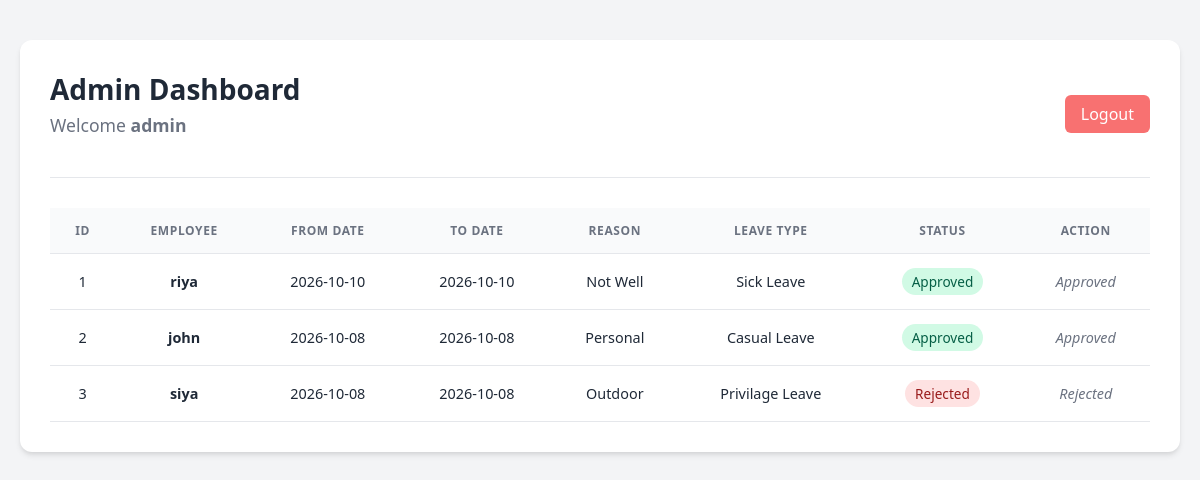
Screenshot of /admin_dashboard (signed in) with the database file from the repository.
### app.py (models this page shows)
class Leave(db.Model):
    id = db.Column(db.Integer, primary_key=True)
    username = db.Column(db.String(50))
    from_date = db.Column(db.String(20))
    to_date = db.Column(db.String(20))
    reason = db.Column(db.String(200))
    leave_type = db.Column(db.String(50))
    status = db.Column(db.String(20), default="Pending")

### app.py (the view)
@app.route('/admin_dashboard')
def admin_dashboard():
    if session.get('role') != 'admin':
        return redirect('/login')
    total_leaves = Leave.query.count()
    leaves = Leave.query.all()
    return render_template(
        'admin_dashboard.html',
        leaves=leaves,
        total_leaves=total_leaves
    )

### templates/admin_dashboard.html (shortened to what this page needs)
<!DOCTYPE html>
<html lang="en">
<head>
</head>
<body>
<div class="container">
    <div class="header-section">
        <div>
            <h2>Admin Dashboard</h2>
            <h3>Welcome <strong>{{ session['username'] }}</strong></h3>
        </div>
        <a href="/logout" class="logout-btn">Logout</a>
    </div>
    <hr>
    <div class="table-responsive">
        <table>
            <thead>
                <tr>
                    <th>ID</th>
                    <th>Employee</th>
                    <th>From Date</th>
                    <th>To Date</th>
                    <th>Reason</th>
                    <th>Leave Type</th>
                    <th>Status</th>
                    <th>Action</th>
                </tr>
            </thead>
            <tbody>
                {% for leave in leaves %}
                <tr>
                    <td>{{ leave.id }}</td>
                    <td><strong>{{ leave.username }}</strong></td>
                    <td>{{ leave.from_date }}</td>
                    <td>{{ leave.to_date }}</td>
                    <td>{{ leave.reason }}</td>
                    <td>{{ leave.leave_type }}</td>
                    <td>
                        {% if leave.status == "Pending" %}
                            <span class="status-badge status-pending">{{ leave.status }}</span>
                        {% elif leave.status == "Approved" %}
                            <span class="status-badge status-approved">{{ leave.status }}</span>
                        {% else %}
                            <span class="status-badge status-rejected">{{ leave.status }}</span>
                        {% endif %}
                    </td>
                    <td>
                        <div class="action-group">
                        {% if leave.status == "Pending" %}
                            <a class="approve" href="/approve/{{ leave.id }}">Approve</a>
                            <a class="reject" href="/reject/{{ leave.id }}">Reject</a>
                        {% else %}
                            <span class="status-text">{{ leave.status }}</span>
                        {% endif %}
                        </div>
                    </td>
                </tr>
                {% endfor %}
            </tbody>
        </table>
    </div>
</div>
</body>
</html>

### templates/admin_dashboard.html (style rules this page uses)
:root { --primary: #4f46e5; --primary-hover: #4338ca; --bg-color: #f3f4f6; --card-bg: #ffffff; --text-main: #1f2937; --text-muted: #6b7280; --border-color: #e5e7eb; --success: #10b981; --success-hover: #059669; --danger: #ef4444; --danger-hover: #dc2626; }
body { font-family: 'Segoe UI', system-ui, -apple-system, sans-serif; background-color: var(--bg-color); color: var(--text-main); margin: 0; padding: 40px 20px; }
.container { max-width: 1200px; margin: 0 auto; background: var(--card-bg); padding: 30px; border-radius: 12px; box-shadow: 0 4px 6px -1px rgba(0, 0, 0, 0.1), 0 2px 4px -1px rgba(0, 0, 0, 0.06); }
.header-section { display: flex; justify-content: space-between; align-items: center; margin-bottom: 20px; }
h2 { margin: 0; color: var(--text-main); font-size: 1.75rem; }
h3 { margin: 5px 0 20px 0; color: var(--text-muted); font-weight: 400; font-size: 1.1rem; }
.logout-btn { background-color: #f87171; color: white; padding: 8px 16px; text-decoration: none; border-radius: 6px; font-weight: 500; transition: background 0.2s ease; }
hr { border: 0; height: 1px; background: var(--border-color); margin: 20px 0; }
.table-responsive { overflow-x: auto; }
table { width: 100%; border-collapse: collapse; text-align: left; margin-top: 10px; }
th, td { padding: 14px 16px; border-bottom: 1px solid var(--border-color); }
th { background-color: #f9fafb; color: var(--text-muted); font-weight: 600; text-transform: uppercase; font-size: 0.75rem; letter-spacing: 0.05em; text-align: center; }
td { font-size: 0.9rem; text-align: center; }
tbody tr { transition: background-color 0.15s ease; }
.status-badge { display: inline-block; padding: 4px 10px; border-radius: 20px; font-size: 0.85rem; font-weight: 500; }
.status-approved { background-color: #d1fae5; color: #065f46; }
.status-rejected { background-color: #fee2e2; color: #991b1b; }
.action-group { display: flex; gap: 8px; justify-content: center; }
.status-text { color: var(--text-muted); font-weight: 500; font-style: italic; }

### rows the page displays
Leave: id "1", username "riya", from_date "2026-10-10", to_date "2026-10-10", reason "Not Well", leave_type "Sick Leave", status "Approved"
Leave: id "2", username "john", from_date "2026-10-08", to_date "2026-10-08", reason "Personal", leave_type "Casual Leave", status "Approved"
Leave: id "3", username "siya", from_date "2026-10-08", to_date "2026-10-08", reason "Outdoor", leave_type "Privilage Leave", status "Rejected"

### other values shown
{{ session['username'] }} "admin"
